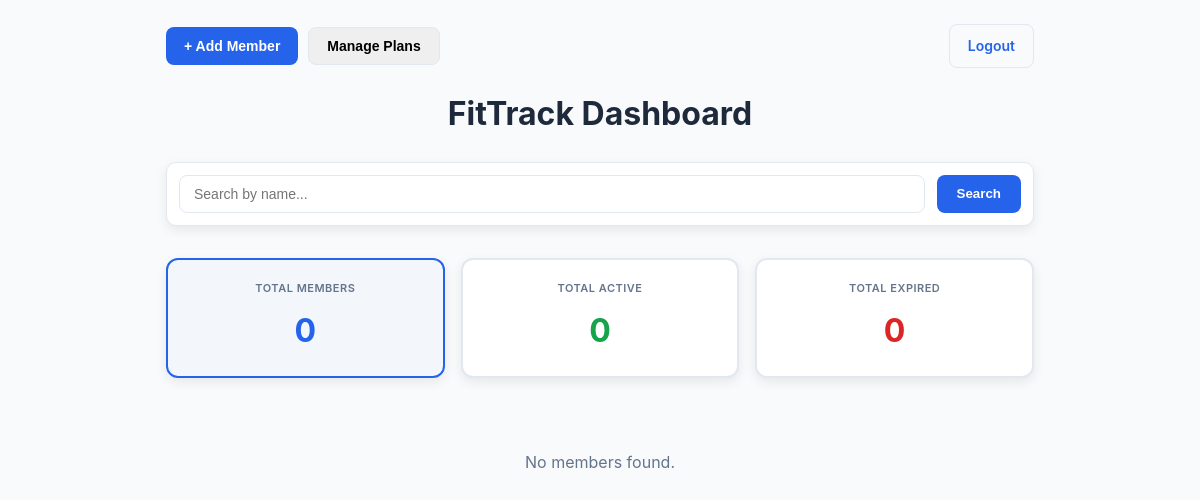
Before: / (signed in) with the older database file.
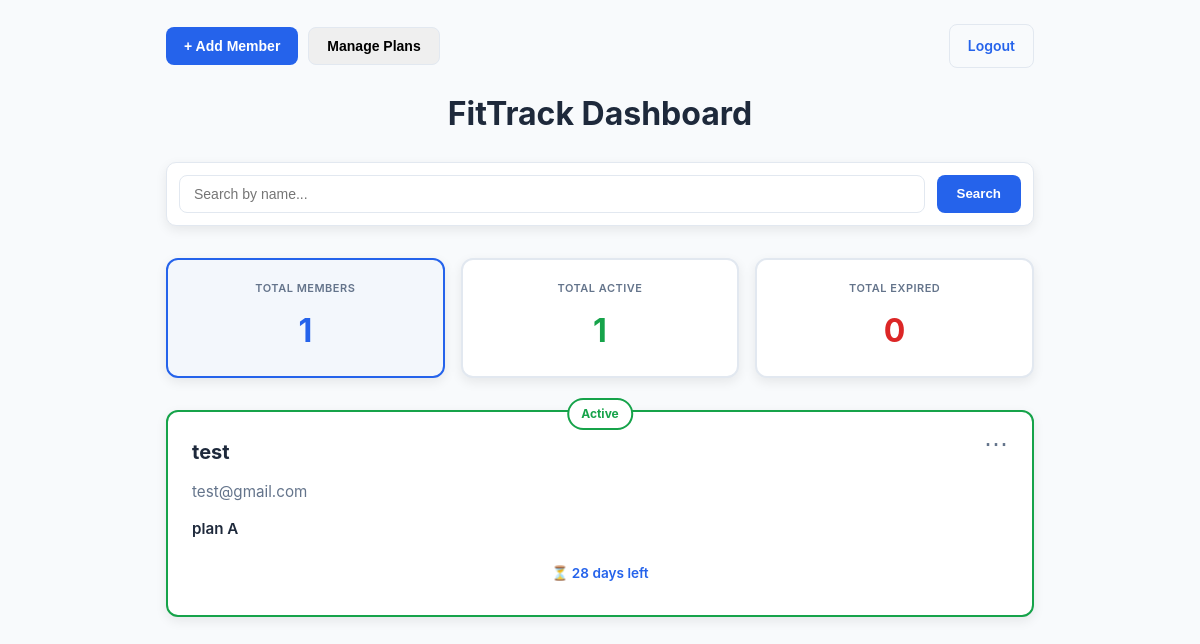
After: the same page with the newer database file.
### gym/models.py (models this page shows, shortened)
class Member(models.Model):
    name = models.CharField(max_length=100)
    email = models.EmailField()
    plan = models.ForeignKey(Plan, on_delete=models.SET_NULL, null=True)
    start_date = models.DateField(default=date.today)
    expiry_date = models.DateField()
    owner = models.ForeignKey(User, on_delete=models.CASCADE, null=True, blank=True)
    @property
    def status(self):
        from django.utils import timezone
        return "Active" if self.expiry_date >= timezone.now().date() else "Expired"
    @property
    def days_remaining(self):
        today = date.today()
        delta = self.expiry_date - today
        return max(0, delta.days)

class Plan(models.Model):
    name = models.CharField(max_length=50) # Plan A, B, C
    description = models.TextField()
    price = models.DecimalField(max_digits=10, decimal_places=2)
    duration_months = models.IntegerField(default=1)
    owner = models.ForeignKey(User, on_delete=models.CASCADE, null=True, blank=True)

### gym/views.py (the view)
# urls.py: path('', views.home, name='home'),               # List members
@login_required
def home(request):
    from django.utils import timezone
    query = request.GET.get('q')
    status_filter = request.GET.get('status')  # Get status filter (all, active, expired)
    if query:
        members = Member.objects.filter(owner=request.user, name__icontains=query) | Member.objects.filter(owner=request.user, email__icontains=query)
    else:
        members = Member.objects.filter(owner=request.user)
    today = timezone.now().date()
    if status_filter == 'active':
        members = [m for m in members if m.expiry_date >= today]
    elif status_filter == 'expired':
        members = [m for m in members if m.expiry_date < today]
    all_members = Member.objects.filter(owner=request.user)
    total_members = all_members.count()
    total_active = sum(1 for m in all_members if m.expiry_date >= today)
    total_expired = sum(1 for m in all_members if m.expiry_date < today)
    total_revenue = all_members.aggregate(Sum('plan__price'))['plan__price__sum'] or 0
    plans = Plan.objects.filter(owner=request.user)
    context = {
        'members': members,
        'query': query,
        'status_filter': status_filter,
        'total_members': total_members,
        'total_active': total_active,
        'total_expired': total_expired,
        'total_revenue': total_revenue,
        'plans': plans,
    }
    return render(request, 'gym/home.html', context)

### gym/templates/gym/home.html (shortened to what this page needs)
<!DOCTYPE html>
<html>
<head>
    {% load static %}
    <link rel="stylesheet" href="{% static 'gym/home.css' %}">
</head>
<body>
    <div class="container">
        <div style="display:flex; gap:10px; align-items:center; justify-content:space-between;">
            <div style="display:flex; gap:10px;">
                <button id="open-add" class="btn btn-primary">+ Add Member</button>
                <button id="open-plans" class="btn" style="border:1px solid #e2e8f0;">Manage Plans</button>
            </div>
            <a href="{% url 'logout' %}" class="btn" style="border:1px solid #e2e8f0;">Logout</a>
        </div>
    <div class="header-flex">
        <h1>FitTrack Dashboard</h1>
    </div>
    <form method="GET" action="{% url 'home' %}" class="search-container">
        <input type="text" name="q" placeholder="Search by name..." value="{{ query|default:'' }}">
        <button type="submit" class="btn1 btn-primary">Search</button>
    </form>
    <ul>
        <div class="stats-container">
            <a href="{% url 'home' %}" class="stat-box {% if not status_filter or status_filter == 'all' %}stat-active{% endif %}">
                <small>Total Members</small>
                <h2>{{ total_members }}</h2>
            </a>
            <a href="{% url 'home' %}?status=active" class="stat-box {% if status_filter == 'active' %}stat-active{% endif %}">
                <small>Total Active</small>
                <h2 style="color: var(--success);">{{ total_active }}</h2>
            </a>
            <a href="{% url 'home' %}?status=expired" class="stat-box {% if status_filter == 'expired' %}stat-active{% endif %}">
                <small>Total Expired</small>
                <h2 style="color: var(--danger);">{{ total_expired }}</h2>
            </a>
        </div>
        {% for member in members %}
        <li class="member-card {% if member.status == 'Active' %}member-active{% else %}member-inactive{% endif %}"
            data-id="{{ member.id }}"
            data-name="{{ member.name }}"
            data-email="{{ member.email }}"
            data-plan-id="{{ member.plan.id }}"
            data-start-date="{{ member.start_date }}"
            data-expiry-date="{{ member.expiry_date }}">
            <div class="member-info">
                <div class="member-name">{{ member.name }}</div>
                <div class="member-email">{{ member.email }}</div>
                <div class="member-plan">{{ member.plan.name }}</div>
                <div class="days-badge">⏳ {{ member.days_remaining }} days left</div>
            </div>
            <div class="card-controls">
                <button class="ellipsis-btn" aria-expanded="false" aria-label="More options">⋯</button>
            </div>
        </li>
        {% empty %}
            <p style="text-align: center; color: #64748b; padding: 40px 20px; font-size: 16px;">No members found.</p>
        {% endfor %}
    </ul>
    </div>
    </body>
    </html>

### gym/static/gym/home.css (style rules this page uses)
:root { --primary: #2563eb; --primary-hover: #1d4ed8; --danger: #dc2626; --success: #16a34a; --warning: #ca8a04; --bg-gray: #f8fafc; --text-dark: #1e293b; --text-light: #64748b; --shadow: 0 1px 3px rgba(0, 0, 0, 0.1); --shadow-lg: 0 4px 12px rgba(0, 0, 0, 0.08); }
* { margin: 0; padding: 0; box-sizing: border-box; }
body { font-family: -apple-system, BlinkMacSystemFont, 'Segoe UI', 'Roboto', 'Oxygen', 'Ubuntu', 'Cantarell', sans-serif; background-color: var(--bg-gray); color: var(--text-dark); line-height: 1.6; }
.container { width: 100%; max-width: 900px; margin: 0 auto; margin-bottom: 10px; padding: 24px 16px; }
.header-flex { margin-top: 20px; margin-bottom: 22px; }
h1 { font-size: 2rem; font-weight: 700; color: var(--text-dark); text-align: center; }
.search-container { display: flex; gap: 12px; background: white; padding: 12px; border-radius: 10px; box-shadow: var(--shadow-lg); margin-bottom: 32px; border: 1px solid #e2e8f0; }
.search-container input { flex: 1; padding: 10px 14px; border: 1px solid #e2e8f0; border-radius: 8px; font-size: 14px; outline: none; transition: border-color 0.2s; }
.search-container button { padding: 10px 20px; background: var(--primary); color: white; border: none; border-radius: 8px; font-weight: 600; cursor: pointer; transition: all 0.3s; }
.stats-container { display: grid; grid-template-columns: repeat(3, 1fr); gap: 16px; margin-bottom: 32px; }
.stat-box { background: white; padding: 20px; border-radius: 12px; box-shadow: var(--shadow-lg); text-align: center; text-decoration: none; color: inherit; transition: all 0.3s ease; border: 2px solid #e2e8f0; cursor: pointer; }
.stat-box small { color: var(--text-light); text-transform: uppercase; font-weight: 600; font-size: 11px; letter-spacing: 0.5px; display: block; margin-bottom: 8px; }
.stat-box h2 { margin: 0; color: var(--primary); font-size: 2rem; font-weight: 700; }
.stat-box.stat-active { border-color: var(--primary); background: rgba(37, 99, 235, 0.02); }
ul { list-style: none; padding: 0; }
.member-card { background: white; margin-bottom: 26px; padding: 24px; border-radius: 12px; box-shadow: var(--shadow-lg); border: 2px solid transparent; position: relative; transition: all 0.3s ease; }
.member-active { border-color: var(--success) !important; }
.member-card.member-active::before, .member-card.member-inactive::before { content: ""; position: absolute; top: -14px; left: 50%; transform: translateX(-50%); padding: 4px 12px; border-radius: 20px; background: white; font-weight: 700; font-size: 12px; z-index: 3; border: 2px solid; }
.member-card.member-active::before { content: "Active"; color: var(--success); border-color: var(--success); }
.member-info { display: flex; flex-direction: column; gap: 12px; flex: 1; }
.member-name { font-size: 1.25rem; font-weight: 700; color: var(--text-dark); }
.member-email { font-size: 0.95rem; color: var(--text-light); }
.member-plan { font-size: 0.95rem; font-weight: 600; color: var(--text-dark); }
.plan-title, .member-plan { white-space: normal; overflow-wrap: break-word; word-break: break-word; }
.days-badge { display: inline-block; font-size: 0.85rem; text-align: center; padding: 6px 12px; border-radius: 20px; color: var(--primary); font-weight: 600; margin-top: 4px; }
.card-controls { position: absolute; top: 16px; right: 16px; }
.ellipsis-btn { background: transparent; border: none; font-size: 24px; line-height: 1; cursor: pointer; color: var(--text-light); padding: 4px 8px; border-radius: 6px; transition: all 0.2s; }
.btn { padding: 10px 18px; border-radius: 8px; font-weight: 600; cursor: pointer; text-decoration: none; transition: all 0.3s; border: none; font-size: 14px; }
.btn-primary { background: var(--primary); color: white; }
a { text-decoration: none; color: var(--primary); }

Changed rows visible on the page:
added Member: name "test", email "test@gmail.com", plan.name "plan A", days_remaining "28"
Other visible differences:
{{ total_members }}: "0" → "1"
{{ total_active }}: "0" → "1"
text no longer shown: "No members found."
